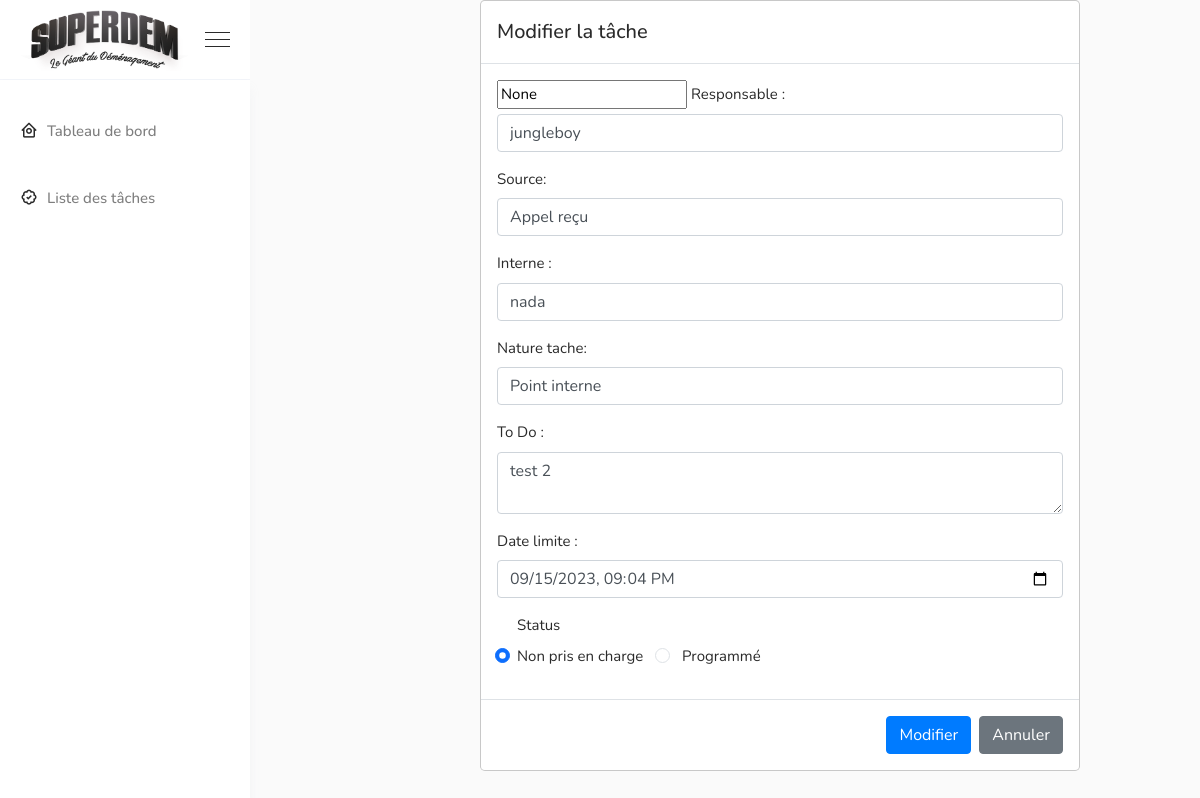
Screenshot of /planTaskk/edit/14/1/None (signed in) with the database file from the repository.
### planTaskk/models.py (models this page shows, shortened)
class Todo(models.Model):
    datecreation = models.DateTimeField()
    createur = models.TextField()
    source = models.TextField()
    interne = models.TextField(blank=True)
    responsable = models.TextField()
    nature = models.TextField()
    tache = models.TextField()
    status = models.CharField(max_length=30)
    deadline = models.DateTimeField()
    commentaire = models.TextField(blank=True)

### planTaskk/views.py (the view)
# urls.py: path('edit/<int:task_id>/<int:current_page>/<str:filter_option>', views.edit, name='edit'),
@login_required(login_url='login')
def edit(request,task_id,current_page,filter_option):
    user_profile = UserProfile.objects.get(user=request.user)
    task = Todo.objects.get( id=task_id)
    context = {
        'task' : task,
        'employes' : employes,
        'sources' : sources,
        'natures' : natures,
        'current_page' : current_page,
        'user_profile': user_profile,
        'current_page' : current_page,
        'filter_option' : filter_option
    }
    return render(request, 'edit.html',context)

### planTaskk/Templates/edit.html (shortened to what this page needs)
<!doctype html>
{% load static %}
<html lang="zxx">
<head>
    <link rel="stylesheet" href="https://cdn.jsdelivr.net/npm/sweetalert2@11/dist/sweetalert2.min.css">
    <link href="https://cdn.jsdelivr.net/npm/bootstrap@5.3.1/dist/css/bootstrap.min.css" rel="stylesheet"
>
    <link rel="stylesheet" href="{% static 'css/vendors.min.css' %}" />
    <link rel="stylesheet" href="{% static 'css/style14.css' %}" />
    <link rel="stylesheet" href="{% static 'css/responsive.css' %}" />
</head>
<body>
    <div class="sidemenu-area">
        <div class="sidemenu-header">
            <div class="navbar-brand d-flex align-items-center">
                <img src="{% static 'image/logo-superdem.png'%}" alt="image">
           </div>
            <div class="burger-menu d-none d-lg-block">
                <span class="top-bar"></span>
                <span class="middle-bar"></span>
                <span class="bottom-bar"></span>
            </div>
        </div>
        <div class="sidemenu-body">
            <ul class="sidemenu-nav metisMenu h-100" id="sidemenu-nav" data-simplebar>
                <li class="nav-item">
                    <a href="{% url 'dashboard' %}" class="nav-link" aria-expanded="false">
                        <span class="icon"><i class='bx bx-home-circle'></i></span>
                        <span class="menu-title">Tableau de bord</span>
                    </a>
                </li>
                <li class="nav-item ">
                    <a href="{% url 'TaskList' %}" class="nav-link">
                        <span class="icon"><i class='bx bx-badge-check'></i></span>
                        <span class="menu-title">Liste des tâches</span>
                    </a>
                </li>
        </div>
    </div>
    <div class="main-content d-flex flex-column">
            <div  class="modal-content" style="width:600px;margin-left:200px">
                <div class="modal-header">
                    <h5 class="modal-title" id="exampleModalLabel">Modifier la tâche</h5>
                </div>
                <div class="modal-body">
                    <form name="f2" method="post" action="{% url 'update_task' task.id %}">
                        <div class="form-group">
                            <input type="text" value="{{filter_option}}" name="filter_option" readonly>
                            <label>Responsable :</label>
                            <select name="responsable"  class="form-control">
                            {% for r in employes %}
                                {% if r == task.responsable %}
                                <option value={{r}} selected>{{r}}</option>
                                {% else %}
                                <option value={{r}}>{{r}}</option>
                                {% endif %}
                            {% endfor %}
                            </select>
                        </div>
                        <div class="form-group">
                            <label>Source:</label>
                            <select name="source" id="source" class="form-control">
                              {% for s in sources %}
                              {% if s == task.source %}
                                <option value={{s}} selected>{{s}}</option>
                                {% else %}
                                <option value={{s}}>{{s}}</option>
                                {% endif %}
                              {% endfor %}
                            </select>
                        </div>
                        <div id="interneSelectContainer" {% if task.source == 'interne' %} style="display:block;"{% endif %}>
                            <div class="form-group">
                                <label>Interne :</label>
                                <select name="interne" class="form-control">
                                {% for i in employes %}
                                    {% if i == task.interne %}
                                    <option value={{i}} selected>{{i}}</option>
                                    {% else %}
                                    <option value={{i}}>{{i}}</option>
                                    {% endif %}
                                {% endfor %}
                                </select>
                            </div>
                        </div>
                        <div class="form-group">
                            <label>Nature tache:</label>
                            <select name="nature" class="form-control">
                            {% for n in natures %}
                                {% if n == task.nature %}
                                <option value={{n}} selected>{{n}}</option>
                                {% else %}
                                <option value={{n}}>{{n}}</option>
                                {% endif %}
                            {% endfor %}
                            </select>
                        </div>
                        <div class="form-group">
                            <label>To Do :</label>
                            <textarea class="form-control" name="tache" id="validationTextarea"
                                placeholder="Tache a faire" required>{{task.tache}}</textarea>
                        </div>
                        <div class="form-group ">
                            <label for="deadline">Date limite :</label>
                            <input type="datetime-local" id="deadline" name="deadline" value="{{ task.deadline|date:'Y-m-d\TH:i' }}" class="form-control">
                        </div>
                        <div class="form-group form-check">
                            <label>Status</label><br>
                            {% if task.status == 'Non pris en charge' %}
                            <input type="radio" name="status" value="Non pris en charge" class="form-check-input"
                                id="r1" checked>
                            <label class="form-check-label" for="r1">Non pris en charge</label>
                            <input type="radio" name="status" value="Programmé" class="form-check-input" id="r1" style="position: absolute; left: 180px;">
                            <label class="form-check-label" for="r1" style="position: absolute; left: 185px;">Programmé</label>
                            {% endif %}
                        </div>
                </div>
                <div class="modal-footer">
                    <button type="submit" class="btn btn-primary">Modifier</button>
                   <a href="{% url 'TaskList' %}?page={{current_page}}&filter={{filter_option}}" ><button type="button" class="btn btn-secondary">Annuler</button></a>
                </div>
            </div>
</body>
</html>

### rows the page displays
Todo: responsable "jungleboy", source "Appel reçu", interne "nada", nature "Point interne", tache "test 2", deadline "09/15/2023 21:04"
